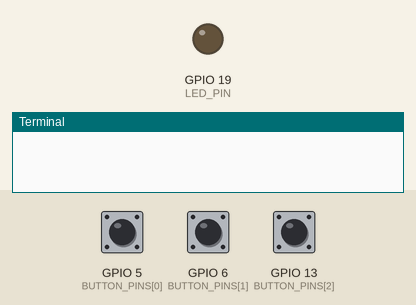
Simulated run of this program. Board: Raspberry Pi (BCM pin numbers). Shown: output pins drawn as LEDs (lit = HIGH), the last lines printed to the terminal. The test bench sets the inputs (shaded band); at power-on: GPIO 5 (BUTTON_PINS[0]) LOW, GPIO 6 (BUTTON_PINS[1]) LOW, GPIO 13 (BUTTON_PINS[2]) LOW. Threads take turns every 2 ms.

Above: at 1.2 s.
1.3 s: GPIO 5 (BUTTON_PINS[0]) pulled HIGH for 1 s
At 2.8 s:
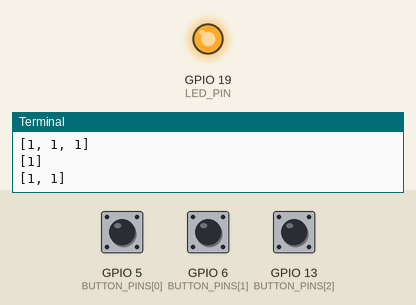
Timing chart, 0 to 4.3 s (numbered marks = the images above; inputs shaded):
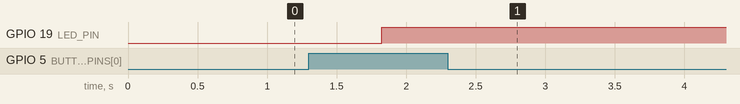

The program:

password.py
```python
import RPi.GPIO as GPIO
from threading import Thread
from time import sleep

BUTTON_PINS = [5, 6, 13]
LED_PIN = 19

GPIO.setmode(GPIO.BCM)
GPIO.setup(LED_PIN, GPIO.OUT)
for BUTTON_PIN in BUTTON_PINS:
    GPIO.setup(BUTTON_PIN, GPIO.IN, pull_up_down=GPIO.PUD_DOWN)

password = [1, 1, 1]
checkPassword = []
pass_state = False

buttonThreads = []
authenticatedStatus = "standby"

def handleLed():
    while True:
        if authenticatedStatus == "success":
            GPIO.output(LED_PIN, GPIO.HIGH)
        elif authenticatedStatus == "fail":
            GPIO.output(LED_PIN, GPIO.HIGH)
            sleep(0.2)
            GPIO.output(LED_PIN, GPIO.LOW)
            sleep(0.2)
        elif authenticatedStatus == "standby":
            GPIO.output(LED_PIN, GPIO.LOW)

def timeout():
    global checkPassword
    global authenticatedStatus
    while True:
        sleep(10)
        checkPassword = []
        authenticatedStatus = "standby"

def confirmPassword():
    global password
    global checkPassword
    global authenticatedStatus
    if password == checkPassword:
        authenticatedStatus = "success"
    else :
        authenticatedStatus = "fail"


def inputButton(BUTTON_PIN):
    while True:
        button_input = GPIO.input(BUTTON_PIN)
        if len(checkPassword) < 3 and button_input == GPIO.HIGH:
            checkPassword.append(BUTTON_PINS.index(BUTTON_PIN) + 1)
            print(checkPassword)
            if len(checkPassword) > 2:
                confirmPassword()
                checkPassword.clear()
        sleep(0.2)


if __name__ == "__main__":
    try:
        for BUTTON_PIN in BUTTON_PINS:
            inputButtonThread = Thread(target=inputButton, args=[BUTTON_PIN], daemon=True)
            buttonThreads.append(inputButtonThread)
            inputButtonThread.start()
        handleLedThread = Thread(target=handleLed, daemon=True)
        handleLedThread.start()
        timeoutThread = Thread(target=timeout, daemon=True)
        timeoutThread.start()


        while True:
            pass

    except KeyboardInterrupt:
        pass
```

Measured:
- after the input at 1.3 s, GPIO 19 (LED_PIN): LOW → HIGH after 0.52 s
